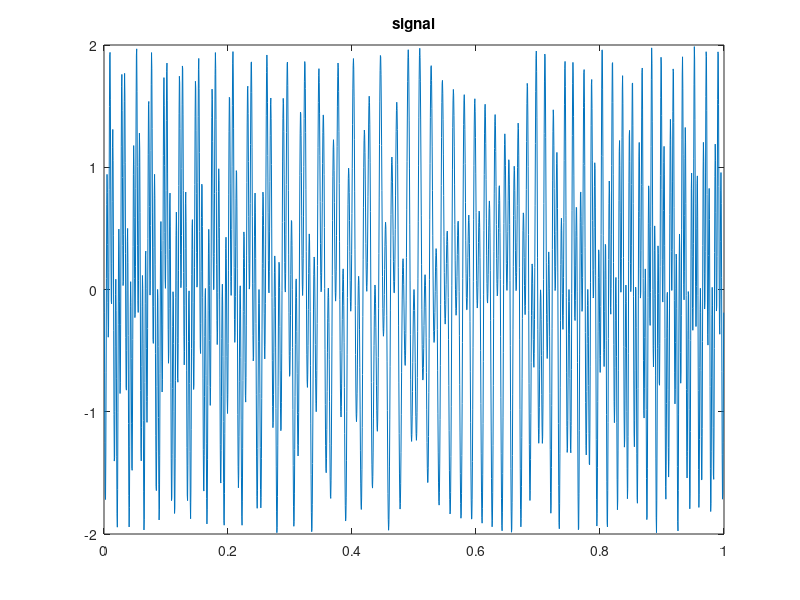

Here is the MATLAB script that generated this plot: (Note: this script raises an error after producing the figure.)
clear all;
close all;

if(1)
    %set up data
    N = 1024*2;
    x = [0:N-1]/N;
    fff = zeros(1,N);
    amp = 0.05;
    F1 = 80;
    F2 = 50;
    xx = x + amp*sin(2*pi*x);
   % figure;plot(F1*(1+amp*2*pi*cos(2*pi*x)));
    f1 = exp(2*pi*i*F1*2*xx);% + exp(2*pi*i*F1*4*xx);% + exp(2*pi*i*F1*20*xx);
    yy = x + amp*cos(2*pi*x);
   % figure;plot(F2*(1-amp*2*pi*sin(2*pi*x)));
    f2 = exp(2*pi*i*F2*yy);
    
    NM = 0;
    ns = NM*randn(1,N);
    fff = f1 + f2 + ns;
    %fff = real(fff);
    figure;plot(x,real(fff));title('signal');
end

if (1)
    %synchrosqueezed wave packet transform
    eps = 1e-2;
    res = 1;
    NG = N/16;
    is_real = 1;
    is_unif = 1;
    typeNUFFT = 1;
    R_high = N/8;
    R_low = 0;
    if is_real
        freq_range = [R_low R_high];
        fff = real(fff);
    else
        freq_range = [-R_high R_high];
    end
    rad = 1.5;
    is_cos = 1;
    t_sc = 1/2+2/8;
    epsl = 1e-2;
    xo = x;
    red = 1;
    
    [T_f coef kk] = ss_wp1_fwd(fff,is_real,is_unif,typeNUFFT,NG,xo,R_high,R_low,rad,is_cos,t_sc,red,epsl,res);

    figure;imagesc([0 1],freq_range,real(T_f));colorbar;title('synchrosqueezed energy distribution');axis square;
    figure;imagesc(real(coef{1}));colorbar;title('wave packet transform');axis square;
    %figure;imagesc(kk);colorbar;title('kk');
    %size(T_f)
end


